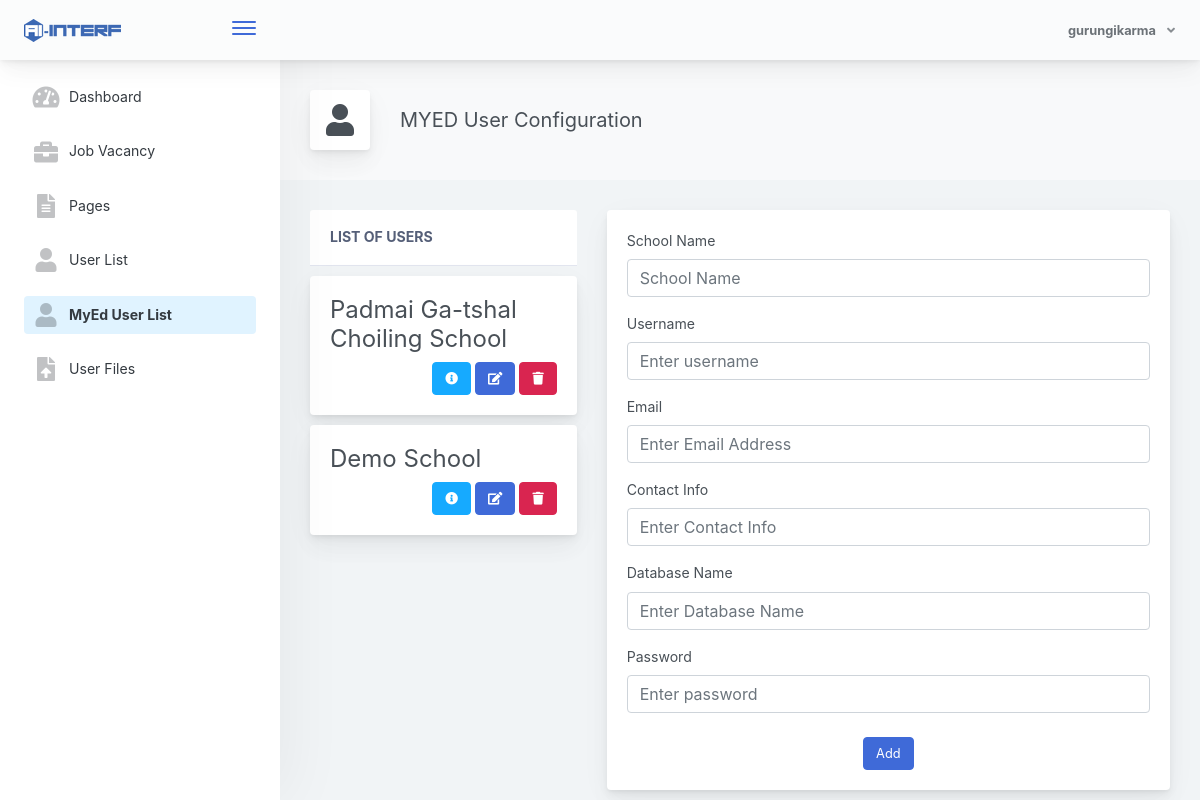
The page /admin/myed/index.php (signed in) on the database its author committed.
### tables this page shows
CREATE TABLE `myed` (
  `id` int(11) NOT NULL,
  `schoolname` varchar(50) NOT NULL,
  `username` varchar(50) NOT NULL,
  `password` varchar(50) NOT NULL,
  `email` varchar(50) NOT NULL,
  `contact` varchar(50) NOT NULL,
  `db_name` varchar(50) NOT NULL
);

### admin/myed/index.php (the view, shortened to what this page needs)
<?php
    include '../../dbconnect.php';
    $sql = "SELECT * FROM myed";
    $result = mysqli_query($conn,$sql);
?>
<!doctype html>
<html lang="en">
<head>
    <link href="../../css/main.css" rel="stylesheet">
</head>
<body>
    <div class="app-container app-theme-white body-tabs-shadow fixed-sidebar fixed-header">
        <div class="app-header header-shadow">
            <div class="app-header__logo">
                <div class="logo-src"></div>
                <div class="header__pane ml-auto">
                    <div>
                        <button type="button" class="hamburger close-sidebar-btn hamburger--elastic" data-class="closed-sidebar">
                            <span class="hamburger-box">
                                <span class="hamburger-inner"></span>
                            </span>
                        </button>
                    </div>
                </div>
            </div>
            <div class="app-header__content">
                <div class="app-header-right">
                    <div class="header-btn-lg pr-0">
                        <div class="widget-content p-0">
                            <div class="widget-content-wrapper">
                                <div class="widget-content-left">
                                    <div class="btn-group">
                                        <a data-toggle="dropdown" aria-haspopup="true" aria-expanded="false" class="p-0 btn">
                                            <div class="widget-heading">
                                                <?php echo $_SESSION['name'] ?>
                                                <i class="fa fa-angle-down ml-2 opacity-8"></i>
                                            </div>
                                        </a>
                                    </div>
                                </div>
                            </div>
                        </div>
                    </div>
                </div>
            </div>
        </div>
        <div class="app-main">
            <div class="app-sidebar sidebar-shadow">
                <div class="scrollbar-sidebar">
                    <div class="app-sidebar__inner">
                        <ul class="vertical-nav-menu">
                            <li>
                                <a href="../dashboard/">
                                    <i class="fas metismenu-icon fa-tachometer-alt"></i>
                                    Dashboard
                                </a>
                            </li>
                            <li>
                                <a href="../vacancy/">
                                    <i class="metismenu-icon fas fa-briefcase"></i>
                                    Job Vacancy
                                </a>
                            </li>
                            <li>
                                <a href="../pages/">
                                    <i class="fas metismenu-icon fa-file-alt"></i>
                                    Pages
                                </a>
                            </li>
                            <li>
                                <a href="../users/">
                                    <i class="metismenu-icon fas fa-user"></i>
                                    User List
                                </a>
                            </li>
                            <li>
                                <a href="../myed/" class="mm-active">
                                    <i class="metismenu-icon fas fa-user"></i>
                                    MyEd User List
                                </a>
                            </li>
                            <li>
                                <a href="../files/">
                                    <i class="fas metismenu-icon fa-file-upload"></i>
                                    User Files
                                </a>
                            </li>
                        </ul>
                    </div>
                </div>
            </div>
            <div class="app-main__outer">
                <div class="app-main__inner">
                    <div class="app-page-title">
                        <div class="page-title-wrapper">
                            <div class="page-title-heading">
                                <div class="page-title-icon">
                                    <i class="fa-user fas"></i>
                                </div>
                                <div>MYED User Configuration</div>
                            </div>
                        </div>
                    </div>
                    <div class="row">
                        <div class="col-md-4">
                            <h5 class="card-header">List of Users</h5>
                            <div class="list-group">
                                <?php
                                    while ($row = mysqli_fetch_assoc($result)):
                                ?>
                                <div class="card mycard">
                                    <div class="card-body">
                                        <h4 class="list-group-item-heading">
                                            <?php echo $row['schoolname'] ?>
                                        </h4>
                                        <div style="float:right">
                                            <button type="button" class="modelBTN btn btn-info" data-id="<?php echo $row['id'] ?>" data-toggle="modal" data-target=".bd-example-modal-lg">
                                                <i class="fas fa-info-circle"></i>
                                            </button>
                                            <a href="edit/<?php echo $row['id'] ?>">
                                                <button class="mybtn btn btn-primary">
                                                    <i class="fas fa-edit"></i>
                                                </button>
                                            </a>
                                            <a href="delete/<?php echo $row['id'] ?>" onclick="return confirm('Are you sure?')">
                                                <button type="submit" name="delete" class=" btn btn-danger">
                                                    <span class="fas fa-trash"></span>
                                                </button>
                                            </a>
                                        </div>
                                        <br>
                                    </div>
                                </div>
                                <?php
                                    endwhile;
                                ?>
                            </div>
                        </div>
                        <div class="col-md-8">
                            <div class="job card">
                                <div class="card-body">
                                    <form method="post">
                                        <div class="position-relative form-group">
                                            <label for="schoolname" class="">School Name</label>
                                            <input type="text" name="schoolname" id="schoolname" placeholder="School Name" class="form-control" required />
                                        </div>
                                        <div class="position-relative form-group">
                                            <label for="username" class="">Username</label>
                                            <input type="text" name="username" id="username" placeholder="Enter username" class="form-control" required />
                                        </div>
                                        <div class="position-relative form-group">
                                            <label for="email" class="">Email</label>
                                            <input type="email" name="email" id="email" placeholder="Enter Email Address" class="form-control" required />
                                        </div>
                                        <div class="position-relative form-group">
                                            <label for="contact" class="">Contact Info</label>
                                            <input type="text" name="contact" id="contact" placeholder="Enter Contact Info" class="form-control" required />
                                        </div>
                                        <div class="position-relative form-group">
                                            <label for="dbname" class="">Database Name</label>
                                            <input type="text" name="dbname" id="dbname" placeholder="Enter Database Name" class="form-control" required />
                                        </div>
                                        <div class="position-relative form-group">
                                            <label for="pwd" class="">Password</label>
                                            <input type="password" name="pwd" id="pwd" placeholder="Enter password" class="form-control" required />
                                        </div>
                                        <center><button class="mt-2 btn btn-primary" type="submit" name="add">Add</button></center>
                                    </form>
                                </div>
                            </div>
                        </div>
                    </div>
                </div>
            </div>
        </div>
    </div>
</body>
</html>

### admin/myed/index.php (style rules this page uses)
.mycard { margin-top: 10px; }

### rows shown on the page
myed: schoolname "Padmai Ga-tshal Choiling School"
myed: schoolname "Demo School"

### other values the page prints
$_SESSION['name'] "gurungikarma"
